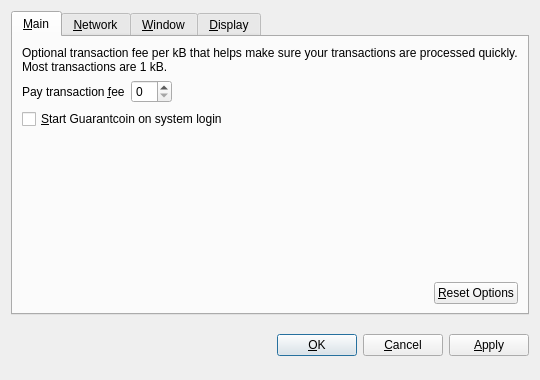
<?xml version="1.0" encoding="UTF-8"?>
<ui version="4.0">
 <class>OptionsDialog</class>
 <widget class="QDialog" name="OptionsDialog">
  <property name="geometry">
   <rect>
    <x>0</x>
    <y>0</y>
    <width>540</width>
    <height>380</height>
   </rect>
  </property>
  <property name="windowTitle">
   <string>Options</string>
  </property>
  <property name="modal">
   <bool>true</bool>
  </property>
  <layout class="QVBoxLayout" name="verticalLayout">
   <item>
    <widget class="QTabWidget" name="tabWidget">
     <property name="tabPosition">
      <enum>QTabWidget::North</enum>
     </property>
     <property name="currentIndex">
      <number>0</number>
     </property>
     <widget class="QWidget" name="tabMain">
      <attribute name="title">
       <string>&amp;Main</string>
      </attribute>
      <layout class="QVBoxLayout" name="verticalLayout_Main">
       <item>
        <widget class="QLabel" name="transactionFeeInfoLabel">
         <property name="text">
          <string>Optional transaction fee per kB that helps make sure your transactions are processed quickly. Most transactions are 1 kB.</string>
         </property>
         <property name="textFormat">
          <enum>Qt::PlainText</enum>
         </property>
         <property name="wordWrap">
          <bool>true</bool>
         </property>
        </widget>
       </item>
       <item>
        <layout class="QHBoxLayout" name="horizontalLayout_1_Main">
         <item>
          <widget class="QLabel" name="transactionFeeLabel">
           <property name="text">
            <string>Pay transaction &amp;fee</string>
           </property>
           <property name="textFormat">
            <enum>Qt::PlainText</enum>
           </property>
           <property name="buddy">
            <cstring>transactionFee</cstring>
           </property>
          </widget>
         </item>
         <item>
          <widget class="BitcoinAmountField" name="transactionFee"/>
         </item>
         <item>
          <spacer name="horizontalSpacer_1_Main">
           <property name="orientation">
            <enum>Qt::Horizontal</enum>
           </property>
           <property name="sizeHint" stdset="0">
            <size>
             <width>40</width>
             <height>20</height>
            </size>
           </property>
          </spacer>
         </item>
        </layout>
       </item>
       <item>
        <widget class="QCheckBox" name="bitcoinAtStartup">
         <property name="toolTip">
          <string>Automatically start Guarantcoin after logging in to the system.</string>
         </property>
         <property name="text">
          <string>&amp;Start Guarantcoin on system login</string>
         </property>
        </widget>
       </item>
       <item>
        <spacer name="verticalSpacer_Main">
         <property name="orientation">
          <enum>Qt::Vertical</enum>
         </property>
         <property name="sizeHint" stdset="0">
          <size>
           <width>20</width>
           <height>40</height>
          </size>
         </property>
        </spacer>
       </item>
       <item>
        <layout class="QHBoxLayout" name="horizontalLayout_2_Main">
         <item>
          <spacer name="horizontalSpacer_2_Main">
           <property name="orientation">
            <enum>Qt::Horizontal</enum>
           </property>
           <property name="sizeHint" stdset="0">
            <size>
             <width>40</width>
             <height>20</height>
            </size>
           </property>
          </spacer>
         </item>
         <item>
          <widget class="QPushButton" name="resetButton">
           <property name="toolTip">
            <string>Reset all client options to default.</string>
           </property>
           <property name="text">
            <string>&amp;Reset Options</string>
           </property>
           <property name="autoDefault">
            <bool>false</bool>
           </property>
          </widget>
         </item>
        </layout>
       </item>
      </layout>
     </widget>
     <widget class="QWidget" name="tabNetwork">
      <attribute name="title">
       <string>&amp;Network</string>
      </attribute>
      <layout class="QVBoxLayout" name="verticalLayout_Network">
       <item>
        <widget class="QCheckBox" name="mapPortUpnp">
         <property name="toolTip">
          <string>Automatically open the Guarantcoin client port on the router. This only works when your router supports UPnP and it is enabled.</string>
         </property>
         <property name="text">
          <string>Map port using &amp;UPnP</string>
         </property>
        </widget>
       </item>
       <item>
        <widget class="QCheckBox" name="connectSocks">
         <property name="toolTip">
          <string>Connect to the Guarantcoin network through a SOCKS proxy (e.g. when connecting through Tor).</string>
         </property>
         <property name="text">
          <string>&amp;Connect through SOCKS proxy:</string>
         </property>
        </widget>
       </item>
       <item>
        <layout class="QHBoxLayout" name="horizontalLayout_Network">
         <item>
          <widget class="QLabel" name="proxyIpLabel">
           <property name="text">
            <string>Proxy &amp;IP:</string>
           </property>
           <property name="textFormat">
            <enum>Qt::PlainText</enum>
           </property>
           <property name="buddy">
            <cstring>proxyIp</cstring>
           </property>
          </widget>
         </item>
         <item>
          <widget class="QValidatedLineEdit" name="proxyIp">
           <property name="maximumSize">
            <size>
             <width>140</width>
             <height>16777215</height>
            </size>
           </property>
           <property name="toolTip">
            <string>IP address of the proxy (e.g. 127.0.0.1)</string>
           </property>
          </widget>
         </item>
         <item>
          <widget class="QLabel" name="proxyPortLabel">
           <property name="text">
            <string>&amp;Port:</string>
           </property>
           <property name="textFormat">
            <enum>Qt::PlainText</enum>
           </property>
           <property name="buddy">
            <cstring>proxyPort</cstring>
           </property>
          </widget>
         </item>
         <item>
          <widget class="QLineEdit" name="proxyPort">
           <property name="maximumSize">
            <size>
             <width>55</width>
             <height>16777215</height>
            </size>
           </property>
           <property name="toolTip">
            <string>Port of the proxy (e.g. 9050)</string>
           </property>
          </widget>
         </item>
         <item>
          <widget class="QLabel" name="socksVersionLabel">
           <property name="text">
            <string>SOCKS &amp;Version:</string>
           </property>
           <property name="textFormat">
            <enum>Qt::PlainText</enum>
           </property>
           <property name="buddy">
            <cstring>socksVersion</cstring>
           </property>
          </widget>
         </item>
         <item>
          <widget class="QValueComboBox" name="socksVersion">
           <property name="toolTip">
            <string>SOCKS version of the proxy (e.g. 5)</string>
           </property>
          </widget>
         </item>
         <item>
          <spacer name="horizontalSpacer_Network">
           <property name="orientation">
            <enum>Qt::Horizontal</enum>
           </property>
           <property name="sizeHint" stdset="0">
            <size>
             <width>40</width>
             <height>20</height>
            </size>
           </property>
          </spacer>
         </item>
        </layout>
       </item>
       <item>
        <spacer name="verticalSpacer_Network">
         <property name="orientation">
          <enum>Qt::Vertical</enum>
         </property>
         <property name="sizeHint" stdset="0">
          <size>
           <width>20</width>
           <height>40</height>
          </size>
         </property>
        </spacer>
       </item>
      </layout>
     </widget>
     <widget class="QWidget" name="tabWindow">
      <attribute name="title">
       <string>&amp;Window</string>
      </attribute>
      <layout class="QVBoxLayout" name="verticalLayout_Window">
       <item>
        <widget class="QCheckBox" name="minimizeToTray">
         <property name="toolTip">
          <string>Show only a tray icon after minimizing the window.</string>
         </property>
         <property name="text">
          <string>&amp;Minimize to the tray instead of the taskbar</string>
         </property>
        </widget>
       </item>
       <item>
        <widget class="QCheckBox" name="minimizeOnClose">
         <property name="toolTip">
          <string>Minimize instead of exit the application when the window is closed. When this option is enabled, the application will be closed only after selecting Quit in the menu.</string>
         </property>
         <property name="text">
          <string>M&amp;inimize on close</string>
         </property>
        </widget>
       </item>
       <item>
        <spacer name="verticalSpacer_Window">
         <property name="orientation">
          <enum>Qt::Vertical</enum>
         </property>
         <property name="sizeHint" stdset="0">
          <size>
           <width>20</width>
           <height>40</height>
          </size>
         </property>
        </spacer>
       </item>
      </layout>
     </widget>
     <widget class="QWidget" name="tabDisplay">
      <attribute name="title">
       <string>&amp;Display</string>
      </attribute>
      <layout class="QVBoxLayout" name="verticalLayout_Display">
       <item>
        <layout class="QHBoxLayout" name="horizontalLayout_1_Display">
         <item>
          <widget class="QLabel" name="langLabel">
           <property name="text">
            <string>User Interface &amp;language:</string>
           </property>
           <property name="textFormat">
            <enum>Qt::PlainText</enum>
           </property>
           <property name="buddy">
            <cstring>lang</cstring>
           </property>
          </widget>
         </item>
         <item>
          <widget class="QValueComboBox" name="lang">
           <property name="toolTip">
            <string>The user interface language can be set here. This setting will take effect after restarting Guarantcoin.</string>
           </property>
          </widget>
         </item>
        </layout>
       </item>
       <item>
        <layout class="QHBoxLayout" name="horizontalLayout_2_Display">
         <item>
          <widget class="QLabel" name="unitLabel">
           <property name="text">
            <string>&amp;Unit to show amounts in:</string>
           </property>
           <property name="textFormat">
            <enum>Qt::PlainText</enum>
           </property>
           <property name="buddy">
            <cstring>unit</cstring>
           </property>
          </widget>
         </item>
         <item>
          <widget class="QValueComboBox" name="unit">
           <property name="toolTip">
            <string>Choose the default subdivision unit to show in the interface and when sending coins.</string>
           </property>
          </widget>
         </item>
        </layout>
       </item>
       <item>
        <widget class="QCheckBox" name="displayAddresses">
         <property name="toolTip">
          <string>Whether to show Guarantcoin addresses in the transaction list or not.</string>
         </property>
         <property name="text">
          <string>&amp;Display addresses in transaction list</string>
         </property>
        </widget>
       </item>
       <item>
        <widget class="QCheckBox" name="coinControlFeatures">
         <property name="toolTip">
          <string>Whether to show coin control features or not.</string>
         </property>
         <property name="text">
          <string>Display coin &amp;control features (experts only!)</string>
         </property>
        </widget>
       </item>
       <item>
        <spacer name="verticalSpacer_Display">
         <property name="orientation">
          <enum>Qt::Vertical</enum>
         </property>
         <property name="sizeHint" stdset="0">
          <size>
           <width>20</width>
           <height>40</height>
          </size>
         </property>
        </spacer>
       </item>
      </layout>
     </widget>
    </widget>
   </item>
   <item>
    <layout class="QHBoxLayout" name="horizontalLayout_Buttons">
     <item>
      <spacer name="horizontalSpacer_1">
       <property name="orientation">
        <enum>Qt::Horizontal</enum>
       </property>
       <property name="sizeHint" stdset="0">
        <size>
         <width>40</width>
         <height>48</height>
        </size>
       </property>
      </spacer>
     </item>
     <item>
      <widget class="QLabel" name="statusLabel">
       <property name="font">
        <font>
         <weight>75</weight>
         <bold>true</bold>
        </font>
       </property>
       <property name="text">
        <string/>
       </property>
       <property name="textFormat">
        <enum>Qt::PlainText</enum>
       </property>
       <property name="wordWrap">
        <bool>true</bool>
       </property>
      </widget>
     </item>
     <item>
      <spacer name="horizontalSpacer_2">
       <property name="orientation">
        <enum>Qt::Horizontal</enum>
       </property>
       <property name="sizeHint" stdset="0">
        <size>
         <width>40</width>
         <height>48</height>
        </size>
       </property>
      </spacer>
     </item>
     <item>
      <widget class="QPushButton" name="okButton">
       <property name="text">
        <string>&amp;OK</string>
       </property>
      </widget>
     </item>
     <item>
      <widget class="QPushButton" name="cancelButton">
       <property name="text">
        <string>&amp;Cancel</string>
       </property>
       <property name="autoDefault">
        <bool>false</bool>
       </property>
      </widget>
     </item>
     <item>
      <widget class="QPushButton" name="applyButton">
       <property name="text">
        <string>&amp;Apply</string>
       </property>
       <property name="autoDefault">
        <bool>false</bool>
       </property>
      </widget>
     </item>
    </layout>
   </item>
  </layout>
 </widget>
 <customwidgets>
  <customwidget>
   <class>BitcoinAmountField</class>
   <extends>QSpinBox</extends>
   <header>bitcoinamountfield.h</header>
  </customwidget>
  <customwidget>
   <class>QValueComboBox</class>
   <extends>QComboBox</extends>
   <header>qvaluecombobox.h</header>
  </customwidget>
  <customwidget>
   <class>QValidatedLineEdit</class>
   <extends>QLineEdit</extends>
   <header>qvalidatedlineedit.h</header>
  </customwidget>
 </customwidgets>
 <resources/>
 <connections/>
</ui>
